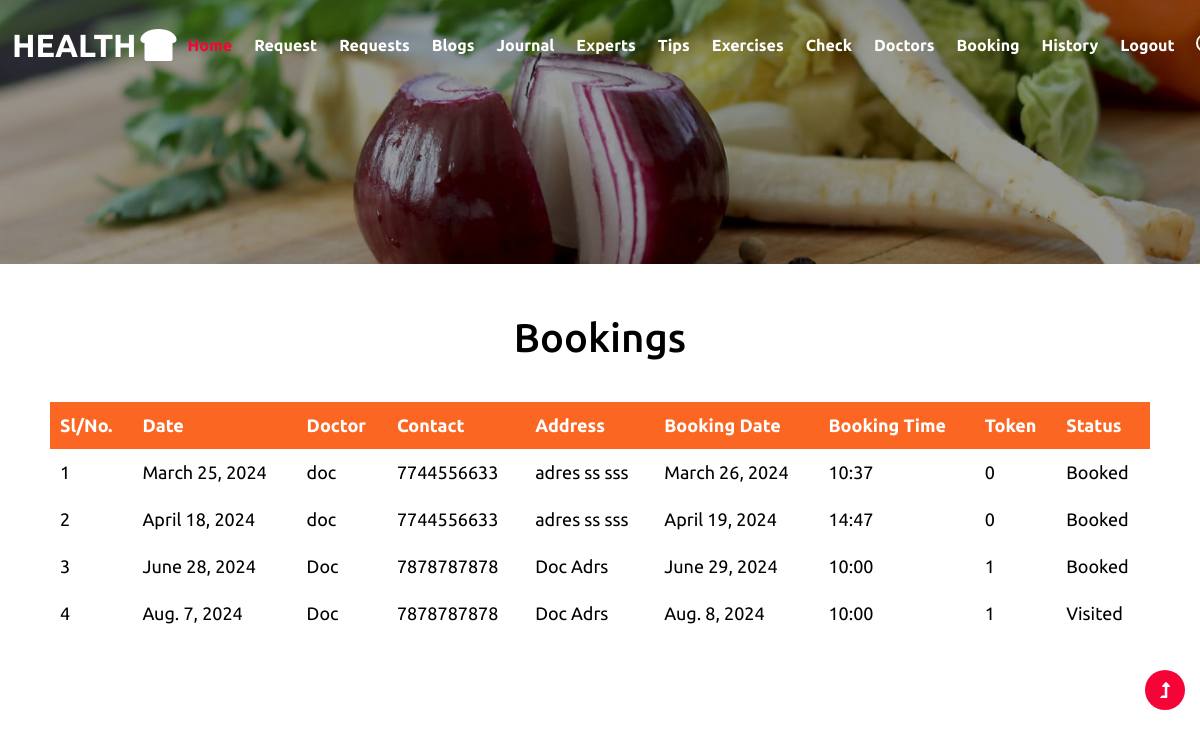
/userbookings (signed in), run on the app's committed database.
### phwApp/models.py (models this page shows)
class Booking(models.Model):
    bookeddate=models.DateField(auto_now_add=True,null=True)
    regid=models.ForeignKey(Registration,on_delete=models.CASCADE)
    docid=models.ForeignKey(Doctor,on_delete=models.CASCADE)
    bookingdate=models.DateField()
    time=models.CharField(null=True, blank=True,max_length=20)
    token=models.IntegerField(null=True, default=0)
    status=models.CharField(max_length=100, default='Booked')

class Doctor(models.Model):
    name=models.CharField(max_length=100)
    address=models.CharField(max_length=100)
    phone=models.BigIntegerField()
    email=models.EmailField()
    qualification=models.FileField(null=True)
    experience=models.CharField(max_length=100)
    specialization=models.CharField(max_length=100, null=True)
    user = models.ForeignKey(User, on_delete=models.CASCADE, null=True)

### phwApp/views.py (the view)
# urls.py: path('userbookings', views.userbookings),
def userbookings(request):
    uid = request.session['id']
    data = Booking.objects.filter(regid=uid).exclude(status="Paid")
    return render(request, "userbookings.html", {"data":data})

### template/userbookings.html (shortened to what this page needs)
{% extends "commonbaseuser.html" %}
{% block content3 %}
<div style="margin: 50px;">
    <center>
        <h1 style="margin: 10px;color:rgb(0, 0, 0)">Bookings</h1>
        <table style="margin-top: 40px;" class="w-100">
            <tr>
                <th>Sl/No.</th>
                <th>Date</th>
                <th>Doctor</th>
                <th>Contact</th>
                <th>Address</th>
                <th>Booking Date</th>
                <th>Booking Time</th>
                <th>Token</th>
                <th>Status</th>
            </tr>
            {% for d in data %}
            <tr>
                <td>{{forloop.counter}}</td>
                <td>{{d.bookeddate}}</td>
                <td>{{d.docid.name}}</td>
                <td>{{d.docid.phone}}</td>
                <td>{{d.docid.address}}</td>
                <td>{{d.bookingdate}}</td>
                <td>{{d.time}}</td>
                <td>{{d.token}}</td>
                <td>{{d.status}}
                </td>
            </tr>
            {% endfor %}
        </table>
    </center>
</div>
{% endblock %}

### template/userbookings.html (style rules this page uses)
th, td { padding: 10px; font-size: large; color: rgb(0, 0, 0); }
th { background-color: rgb(251, 103, 35); color: white; }

### data on the page
Booking: bookeddate "March 25, 2024", docid.name "doc", docid.phone "7744556633", docid.address "adres ss sss", bookingdate "March 26, 2024", time "10:37", token "0", status "Booked"
Booking: bookeddate "April 18, 2024", docid.name "doc", docid.phone "7744556633", docid.address "adres ss sss", bookingdate "April 19, 2024", time "14:47", token "0", status "Booked"
Booking: bookeddate "June 28, 2024", docid.name "Doc", docid.phone "7878787878", docid.address "Doc Adrs", bookingdate "June 29, 2024", time "10:00", token "1", status "Booked"
Booking: bookeddate "Aug. 7, 2024", docid.name "Doc", docid.phone "7878787878", docid.address "Doc Adrs", bookingdate "Aug. 8, 2024", time "10:00", token "1", status "Visited"
